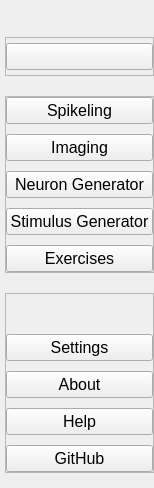
     <widget class="QCustomSlideMenu" name="leftMenuContainer" native="true">
      <property name="sizePolicy">
       <sizepolicy hsizetype="Fixed" vsizetype="Preferred">
        <horstretch>0</horstretch>
        <verstretch>0</verstretch>
       </sizepolicy>
      </property>
      <property name="maximumSize">
       <size>
        <width>40</width>
        <height>16777215</height>
       </size>
      </property>
      <property name="styleSheet">
       <string notr="true"/>
      </property>
      <layout class="QVBoxLayout" name="verticalLayout">
       <property name="spacing">
        <number>0</number>
       </property>
       <property name="leftMargin">
        <number>0</number>
       </property>
       <property name="topMargin">
        <number>0</number>
       </property>
       <property name="rightMargin">
        <number>0</number>
       </property>
       <property name="bottomMargin">
        <number>0</number>
       </property>
       <item>
        <widget class="QWidget" name="leftMenuSubContainer" native="true">
         <property name="sizePolicy">
          <sizepolicy hsizetype="Fixed" vsizetype="Preferred">
           <horstretch>0</horstretch>
           <verstretch>0</verstretch>
          </sizepolicy>
         </property>
         <property name="minimumSize">
          <size>
           <width>0</width>
           <height>0</height>
          </size>
         </property>
         <property name="styleSheet">
          <string notr="true"/>
         </property>
         <layout class="QVBoxLayout" name="verticalLayout_4">
          <property name="spacing">
           <number>20</number>
          </property>
          <property name="leftMargin">
           <number>5</number>
          </property>
          <property name="topMargin">
           <number>37</number>
          </property>
          <property name="rightMargin">
           <number>0</number>
          </property>
          <property name="bottomMargin">
           <number>15</number>
          </property>
          <item>
           <widget class="QFrame" name="menu_frame">
            <property name="styleSheet">
             <string notr="true"/>
            </property>
            <property name="frameShape">
             <enum>QFrame::StyledPanel</enum>
            </property>
            <property name="frameShadow">
             <enum>QFrame::Raised</enum>
            </property>
            <layout class="QVBoxLayout" name="verticalLayout_64">
             <property name="spacing">
              <number>10</number>
             </property>
             <property name="leftMargin">
              <number>0</number>
             </property>
             <property name="topMargin">
              <number>5</number>
             </property>
             <property name="rightMargin">
              <number>0</number>
             </property>
             <property name="bottomMargin">
              <number>5</number>
             </property>
             <item>
              <widget class="QPushButton" name="menu_pushButton">
               <property name="font">
                <font>
                 <pointsize>12</pointsize>
                </font>
               </property>
               <property name="text">
                <string/>
               </property>
               <property name="icon">
                <iconset resource="resources.qrc">
                 <normaloff>:/resources/resources/MenuLeft.png</normaloff>:/resources/resources/MenuLeft.png</iconset>
               </property>
               <property name="iconSize">
                <size>
                 <width>30</width>
                 <height>30</height>
                </size>
               </property>
              </widget>
             </item>
            </layout>
           </widget>
          </item>
          <item>
           <widget class="QFrame" name="menus_frame">
            <property name="styleSheet">
             <string notr="true"/>
            </property>
            <property name="frameShape">
             <enum>QFrame::StyledPanel</enum>
            </property>
            <property name="frameShadow">
             <enum>QFrame::Raised</enum>
            </property>
            <layout class="QVBoxLayout" name="verticalLayout_37">
             <property name="spacing">
              <number>10</number>
             </property>
             <property name="leftMargin">
              <number>0</number>
             </property>
             <property name="topMargin">
              <number>0</number>
             </property>
             <property name="rightMargin">
              <number>0</number>
             </property>
             <property name="bottomMargin">
              <number>0</number>
             </property>
             <item>
              <widget class="QPushButton" name="SpikelingMenu_pushButton">
               <property name="font">
                <font>
                 <pointsize>12</pointsize>
                </font>
               </property>
               <property name="text">
                <string>Spikeling</string>
               </property>
               <property name="icon">
                <iconset resource="resources.qrc">
                 <normaloff>:/resources/resources/Neuron.png</normaloff>:/resources/resources/Neuron.png</iconset>
               </property>
               <property name="iconSize">
                <size>
                 <width>24</width>
                 <height>24</height>
                </size>
               </property>
              </widget>
             </item>
             <item>
              <widget class="QPushButton" name="ImagingMenu_pushButton">
               <property name="font">
                <font>
                 <pointsize>12</pointsize>
                </font>
               </property>
               <property name="text">
                <string>Imaging</string>
               </property>
               <property name="icon">
                <iconset resource="resources.qrc">
                 <normaloff>:/resources/resources/Imaging.png</normaloff>:/resources/resources/Imaging.png</iconset>
               </property>
               <property name="iconSize">
                <size>
                 <width>24</width>
                 <height>24</height>
                </size>
               </property>
              </widget>
             </item>
             <item>
              <widget class="QPushButton" name="NeuronGeneratorMenu_pushButton">
               <property name="font">
                <font>
                 <pointsize>12</pointsize>
                </font>
               </property>
               <property name="text">
                <string>Neuron Generator</string>
               </property>
               <property name="icon">
                <iconset resource="resources.qrc">
                 <normaloff>:/resources/resources/StimGen.png</normaloff>:/resources/resources/StimGen.png</iconset>
               </property>
               <property name="iconSize">
                <size>
                 <width>24</width>
                 <height>24</height>
                </size>
               </property>
              </widget>
             </item>
             <item>
              <widget class="QPushButton" name="StimuluGeneratorMenu_pushButton">
               <property name="font">
                <font>
                 <pointsize>12</pointsize>
                </font>
               </property>
               <property name="text">
                <string>Stimulus Generator</string>
               </property>
               <property name="icon">
                <iconset resource="resources.qrc">
                 <normaloff>:/resources/resources/Stimulus.png</normaloff>:/resources/resources/Stimulus.png</iconset>
               </property>
               <property name="iconSize">
                <size>
                 <width>24</width>
                 <height>24</height>
                </size>
               </property>
              </widget>
             </item>
             <item>
              <widget class="QPushButton" name="ExercisesMenu_pushButton">
               <property name="font">
                <font>
                 <pointsize>12</pointsize>
                </font>
               </property>
               <property name="text">
                <string>Exercises</string>
               </property>
               <property name="icon">
                <iconset resource="resources.qrc">
                 <normaloff>:/resources/resources/Exercices.png</normaloff>:/resources/resources/Exercices.png</iconset>
               </property>
               <property name="iconSize">
                <size>
                 <width>24</width>
                 <height>24</height>
                </size>
               </property>
              </widget>
             </item>
            </layout>
           </widget>
          </item>
          <item>
           <widget class="QFrame" name="options_frame">
            <property name="styleSheet">
             <string notr="true"/>
            </property>
            <property name="frameShape">
             <enum>QFrame::StyledPanel</enum>
            </property>
            <property name="frameShadow">
             <enum>QFrame::Raised</enum>
            </property>
            <layout class="QVBoxLayout" name="verticalLayout_5">
             <property name="spacing">
              <number>10</number>
             </property>
             <property name="leftMargin">
              <number>0</number>
             </property>
             <property name="topMargin">
              <number>0</number>
             </property>
             <property name="rightMargin">
              <number>0</number>
             </property>
             <property name="bottomMargin">
              <number>0</number>
             </property>
             <item>
              <spacer name="verticalSpacer">
               <property name="orientation">
                <enum>Qt::Vertical</enum>
               </property>
               <property name="sizeHint" stdset="0">
                <size>
                 <width>20</width>
                 <height>40</height>
                </size>
               </property>
              </spacer>
             </item>
             <item>
              <widget class="QPushButton" name="SettingsMenu_pushButton">
               <property name="font">
                <font>
                 <pointsize>12</pointsize>
                </font>
               </property>
               <property name="text">
                <string>Settings</string>
               </property>
               <property name="icon">
                <iconset resource="resources.qrc">
                 <normaloff>:/resources/resources/Tutorial.png</normaloff>:/resources/resources/Tutorial.png</iconset>
               </property>
               <property name="iconSize">
                <size>
                 <width>24</width>
                 <height>24</height>
                </size>
               </property>
              </widget>
             </item>
             <item>
              <widget class="QPushButton" name="AboutMenu_pushButton">
               <property name="font">
                <font>
                 <pointsize>12</pointsize>
                </font>
               </property>
               <property name="text">
                <string>About</string>
               </property>
               <property name="icon">
                <iconset resource="resources.qrc">
                 <normaloff>:/resources/resources/About.png</normaloff>:/resources/resources/About.png</iconset>
               </property>
               <property name="iconSize">
                <size>
                 <width>24</width>
                 <height>24</height>
                </size>
               </property>
              </widget>
             </item>
             <item>
              <widget class="QPushButton" name="HelpMenu_pushButton">
               <property name="font">
                <font>
                 <pointsize>12</pointsize>
                </font>
               </property>
               <property name="text">
                <string>Help</string>
               </property>
               <property name="icon">
                <iconset resource="resources.qrc">
                 <normaloff>:/resources/resources/Help.png</normaloff>:/resources/resources/Help.png</iconset>
               </property>
               <property name="iconSize">
                <size>
                 <width>24</width>
                 <height>24</height>
                </size>
               </property>
              </widget>
             </item>
             <item>
              <widget class="QPushButton" name="GitHubMenu_pushButton">
               <property name="font">
                <font>
                 <pointsize>12</pointsize>
                </font>
               </property>
               <property name="text">
                <string>GitHub</string>
               </property>
               <property name="icon">
                <iconset resource="resources.qrc">
                 <normaloff>:/resources/resources/GitHub.png</normaloff>:/resources/resources/GitHub.png</iconset>
               </property>
               <property name="iconSize">
                <size>
                 <width>24</width>
                 <height>24</height>
                </size>
               </property>
              </widget>
             </item>
            </layout>
           </widget>
          </item>
         </layout>
        </widget>
       </item>
      </layout>
     </widget>
